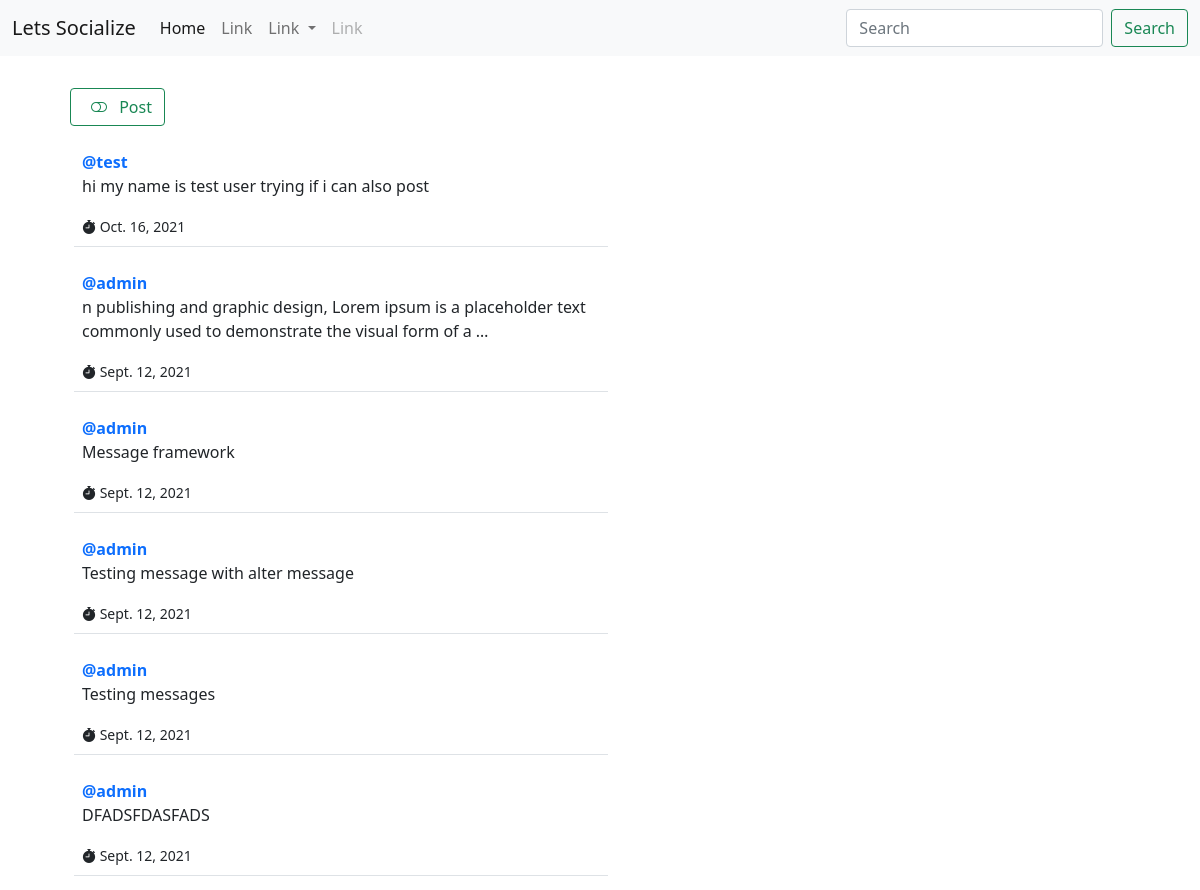
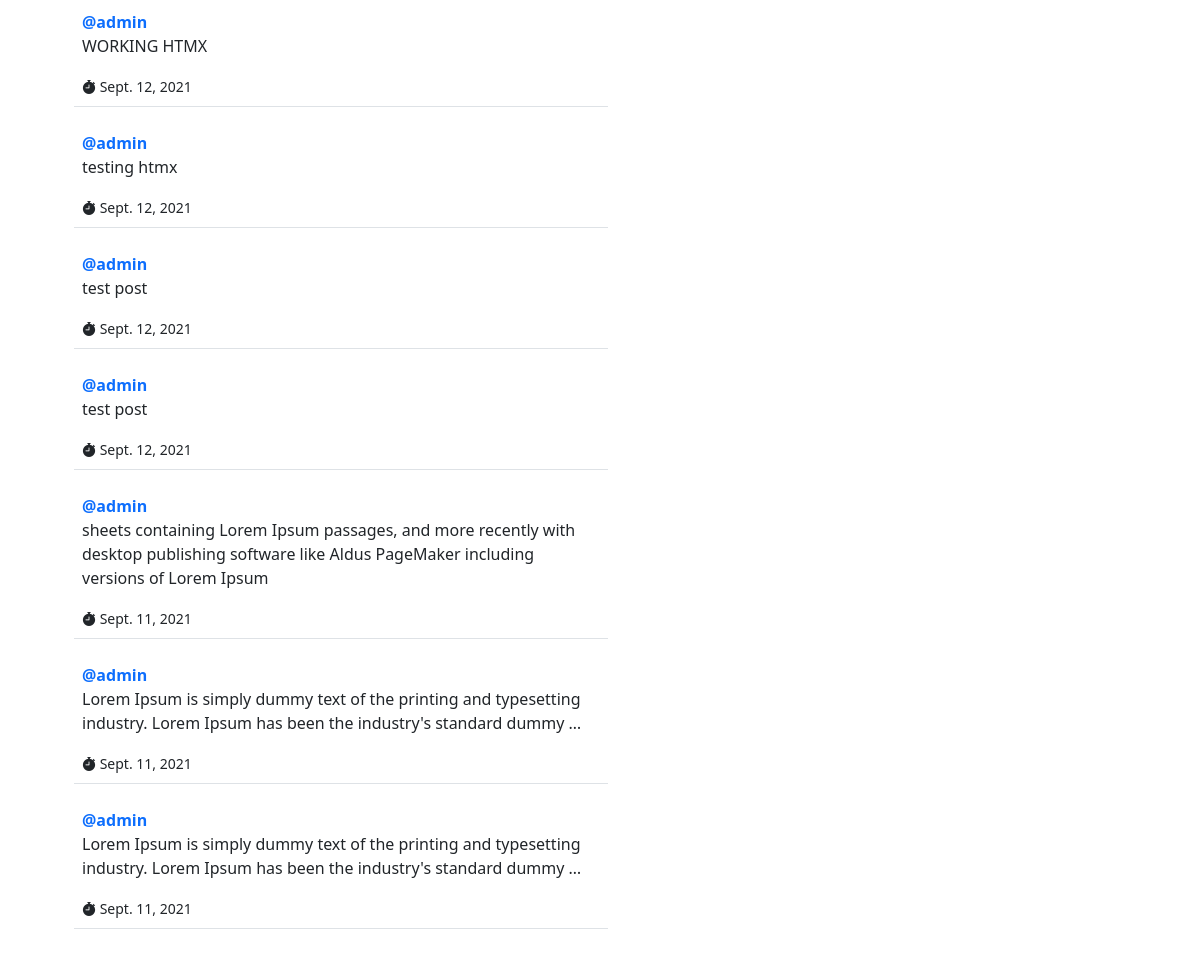
The app's page /social/ with its own data (2 pictures, top to bottom).
### social/models.py (models this page shows)
class Post(models.Model):
  body = models.TextField()
  created_on = models.DateField(default=datetime.now)
  author = models.ForeignKey(User, on_delete=models.CASCADE)

### social/views.py (the view, shortened to what this page needs)
# urls.py: path('',views.Index,name='index'),
def Index(request):
  posts = Post.objects.all().order_by('-id')
  form = PostForm()
  context = {'posts':posts,'form':form}
  return render(request,'social/index.html',context)

### social/forms.py
class PostForm(ModelForm):
  body = forms.CharField(
    label= '',
    widget=forms.Textarea(attrs={
      'rows':'5',
      'placeholder':'say something'
    })
                          )
  class Meta:
    model = Post
    fields = ['body']

### templates/social/index.html (shortened to what this page needs)
{% extends 'base.html' %}
{% load crispy_forms_tags %}
{% block content %}
<div class="container">
  <div class="row m-4 g-2">
    <div  x-data="{open: false }" class="col-md-6">
     <button @click="open = ! open" class="btn btn-outline-success mb-2"> <i  class="bi bi-toggle-off m-2 -p" width="40" height="40" x-transition>  </i> Post </button>
    </div>
    {% if posts %}
    {% for post in posts %}
    <div  class="col-md-6 border-bottom m-2 p-2">
      <a class="text-decoration-none " href="{% url 'social:profile' post.author.profile.pk  %}"> <strong>@{{ post.author }} </strong>   </a>
      <p>
        <a class="text-decoration-none link-dark " href="{% url 'social:post_detail' post.id %}">
          {{ post.body | truncatewords:20 }}
        </a>
      </p>
      <small> <i class="bi bi-stopwatch-fill"></i> {{ post.created_on }} </small>
    </div>
    {% endfor %}
    {% endif %}
  </div>
</div>
{% endblock %}

### records on screen
Post: author "test", body "hi my name is test user trying if i can also post", created_on "Oct. 16, 2021"
Post: author "admin", body "n publishing and graphic design, Lorem ipsum is a placeholder text commonly used to demonstrate the visual form of a …", created_on "Sept. 12, 2021"
Post: author "admin", body "Message framework", created_on "Sept. 12, 2021"
Post: author "admin", body "Testing message with alter message", created_on "Sept. 12, 2021"
Post: author "admin", body "Testing messages", created_on "Sept. 12, 2021"
Post: author "admin", body "DFADSFDASFADS", created_on "Sept. 12, 2021"
Post: author "admin", body "WORKING HTMX", created_on "Sept. 12, 2021"
Post: author "admin", body "testing htmx", created_on "Sept. 12, 2021"
Post: author "admin", body "test post", created_on "Sept. 12, 2021"
Post: author "admin", body "test post", created_on "Sept. 12, 2021"
Post: author "admin", body "sheets containing Lorem Ipsum passages, and more recently with desktop publishing software like Aldus PageMaker including versions of Lorem Ipsum", created_on "Sept. 11, 2021"
Post: author "admin", body "Lorem Ipsum is simply dummy text of the printing and typesetting industry. Lorem Ipsum has been the industry's standard dummy …", created_on "Sept. 11, 2021"
Post: author "admin", body "Lorem Ipsum is simply dummy text of the printing and typesetting industry. Lorem Ipsum has been the industry's standard dummy …", created_on "Sept. 11, 2021"
